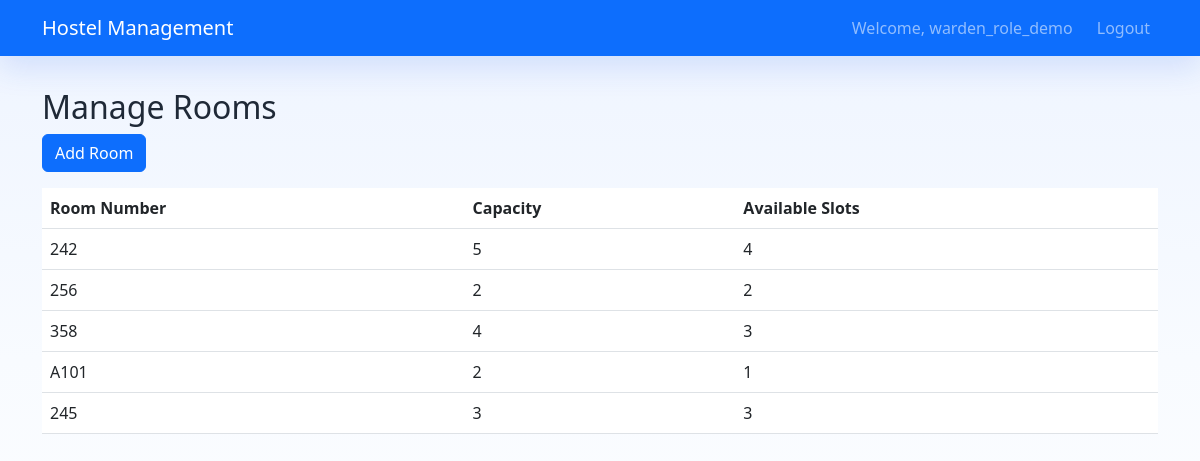
The page /accounts/admin/rooms/ (signed in) on the database its author committed.
### accounts/models.py (models this page shows, shortened)
class User(AbstractUser):
    ROLE_CHOICES = [
        ('student', 'Student'),
        ('admin', 'Admin'),
        ('warden', 'Warden'),
    ]
    role = models.CharField(max_length=10, choices=ROLE_CHOICES, default='student')

### rooms/models.py (models this page shows, shortened)
class Room(models.Model):
    room_number = models.CharField(max_length=10, unique=True)
    capacity = models.PositiveIntegerField()
    available_slots = models.PositiveIntegerField()

### accounts/views.py (the view)
# urls.py: path('admin/rooms/', views.admin_rooms, name='admin_rooms'),
@login_required
def admin_rooms(request):
    if not is_management_user(request.user):
        return redirect('login')
    rooms = Room.objects.all()
    return render(request, 'admin_rooms.html', {'rooms': rooms})

### accounts/views.py (called while the page is built)
def is_management_user(user):
    return getattr(user, 'role', None) in {'admin', 'warden'}

### templates/admin_rooms.html (shortened to what this page needs)
{% extends 'base.html' %}
{% block content %}
<h2>Manage Rooms</h2>
<a href="{% url 'add_room' %}" class="btn btn-primary mb-3">Add Room</a>
<table class="table">
    <thead>
        <tr>
            <th>Room Number</th>
            <th>Capacity</th>
            <th>Available Slots</th>
        </tr>
    </thead>
    <tbody>
        {% for room in rooms %}
        <tr>
            <td>{{ room.room_number }}</td>
            <td>{{ room.capacity }}</td>
            <td>{{ room.available_slots }}</td>
        </tr>
        {% endfor %}
    </tbody>
</table>
{% endblock %}

### templates/base.html (shortened to what this page needs)
<!DOCTYPE html>
<html lang="en">
<head>
    <link href="https://cdn.jsdelivr.net/npm/bootstrap@5.3.0/dist/css/bootstrap.min.css" rel="stylesheet">
</head>
<body>
    <nav class="navbar navbar-expand-lg navbar-dark bg-primary">
        <div class="container">
            {% if user.is_authenticated %}
                {% if user.role == 'student' %}
                    <a class="navbar-brand" href="{% url 'student_dashboard' %}">Hostel Management</a>
                {% elif user.role == 'warden' %}
                    <a class="navbar-brand" href="{% url 'warden_dashboard' %}">Hostel Management</a>
                {% else %}
                    <a class="navbar-brand" href="{% url 'admin_dashboard' %}">Hostel Management</a>
                {% endif %}
            {% else %}
                <a class="navbar-brand" href="{% url 'home' %}">Hostel Management</a>
            {% endif %}
            {% if user.is_authenticated %}
                <div class="navbar-nav ms-auto">
                    <span class="navbar-text me-3">Welcome, {{ user.username }}</span>
                    <a class="nav-link" href="{% url 'logout' %}">Logout</a>
                </div>
            {% endif %}
        </div>
    </nav>
    <div class="page-shell">
        <div class="{% block container_class %}container{% endblock %}">
            {% block content %}{% endblock %}
        </div>
    </div>
</body>
</html>

### templates/base.html (style rules this page uses)
body { min-height: 100vh; background: linear-gradient(180deg, #eef4ff 0%, #f8fbff 45%, #ffffff 100%); color: #1f2937; }
.navbar { box-shadow: 0 12px 30px rgba(37, 99, 235, 0.15); }
.page-shell { padding: 2rem 0 3rem; }

### rows shown on the page
User: username "warden_role_demo"
Room: room_number "242", capacity "5", available_slots "4"
Room: room_number "256", capacity "2", available_slots "2"
Room: room_number "358", capacity "4", available_slots "3"
Room: room_number "A101", capacity "2", available_slots "1"
Room: room_number "245", capacity "3", available_slots "3"
